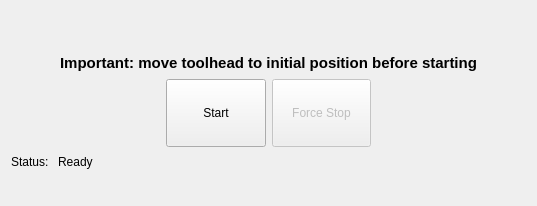
<?xml version="1.0" encoding="UTF-8"?>
<ui version="4.0">
 <class>PrintWidget</class>
 <widget class="QWidget" name="PrintWidget">
  <property name="geometry">
   <rect>
    <x>0</x>
    <y>0</y>
    <width>537</width>
    <height>206</height>
   </rect>
  </property>
  <property name="windowTitle">
   <string>Form</string>
  </property>
  <layout class="QGridLayout" name="gridLayout_2">
   <item row="0" column="2" colspan="2">
    <spacer name="verticalSpacer">
     <property name="orientation">
      <enum>Qt::Vertical</enum>
     </property>
     <property name="sizeHint" stdset="0">
      <size>
       <width>168</width>
       <height>35</height>
      </size>
     </property>
    </spacer>
   </item>
   <item row="1" column="0">
    <spacer name="horizontalSpacer_3">
     <property name="orientation">
      <enum>Qt::Horizontal</enum>
     </property>
     <property name="sizeHint" stdset="0">
      <size>
       <width>31</width>
       <height>20</height>
      </size>
     </property>
    </spacer>
   </item>
   <item row="1" column="1" colspan="4">
    <widget class="QLabel" name="label_move">
     <property name="font">
      <font>
       <pointsize>11</pointsize>
       <weight>75</weight>
       <bold>true</bold>
      </font>
     </property>
     <property name="text">
      <string>Important: move toolhead to initial position before starting</string>
     </property>
     <property name="alignment">
      <set>Qt::AlignCenter</set>
     </property>
    </widget>
   </item>
   <item row="1" column="5">
    <spacer name="horizontalSpacer_4">
     <property name="orientation">
      <enum>Qt::Horizontal</enum>
     </property>
     <property name="sizeHint" stdset="0">
      <size>
       <width>30</width>
       <height>20</height>
      </size>
     </property>
    </spacer>
   </item>
   <item row="2" column="0" colspan="2">
    <spacer name="horizontalSpacer">
     <property name="orientation">
      <enum>Qt::Horizontal</enum>
     </property>
     <property name="sizeHint" stdset="0">
      <size>
       <width>143</width>
       <height>68</height>
      </size>
     </property>
    </spacer>
   </item>
   <item row="2" column="2">
    <widget class="QPushButton" name="playButton">
     <property name="sizePolicy">
      <sizepolicy hsizetype="Minimum" vsizetype="Expanding">
       <horstretch>0</horstretch>
       <verstretch>0</verstretch>
      </sizepolicy>
     </property>
     <property name="text">
      <string>Start</string>
     </property>
    </widget>
   </item>
   <item row="2" column="3">
    <widget class="QPushButton" name="stopButton">
     <property name="enabled">
      <bool>false</bool>
     </property>
     <property name="sizePolicy">
      <sizepolicy hsizetype="Minimum" vsizetype="Expanding">
       <horstretch>0</horstretch>
       <verstretch>0</verstretch>
      </sizepolicy>
     </property>
     <property name="text">
      <string>Force Stop</string>
     </property>
    </widget>
   </item>
   <item row="2" column="4" colspan="2">
    <spacer name="horizontalSpacer_2">
     <property name="orientation">
      <enum>Qt::Horizontal</enum>
     </property>
     <property name="sizeHint" stdset="0">
      <size>
       <width>141</width>
       <height>68</height>
      </size>
     </property>
    </spacer>
   </item>
   <item row="3" column="0" colspan="6">
    <layout class="QGridLayout" name="gridLayout">
     <item row="0" column="0" colspan="2">
      <widget class="QLabel" name="label">
       <property name="sizePolicy">
        <sizepolicy hsizetype="Fixed" vsizetype="Fixed">
         <horstretch>0</horstretch>
         <verstretch>0</verstretch>
        </sizepolicy>
       </property>
       <property name="text">
        <string>Status:</string>
       </property>
      </widget>
     </item>
     <item row="0" column="2">
      <widget class="QLabel" name="label_info">
       <property name="sizePolicy">
        <sizepolicy hsizetype="Expanding" vsizetype="Expanding">
         <horstretch>0</horstretch>
         <verstretch>0</verstretch>
        </sizepolicy>
       </property>
       <property name="text">
        <string>Ready</string>
       </property>
      </widget>
     </item>
     <item row="1" column="2">
      <widget class="QLabel" name="label_progress">
       <property name="sizePolicy">
        <sizepolicy hsizetype="Expanding" vsizetype="Expanding">
         <horstretch>0</horstretch>
         <verstretch>0</verstretch>
        </sizepolicy>
       </property>
       <property name="text">
        <string/>
       </property>
      </widget>
     </item>
     <item row="1" column="0">
      <spacer name="horizontalSpacer_5">
       <property name="sizePolicy">
        <sizepolicy hsizetype="Minimum" vsizetype="Minimum">
         <horstretch>0</horstretch>
         <verstretch>0</verstretch>
        </sizepolicy>
       </property>
       <property name="orientation">
        <enum>Qt::Horizontal</enum>
       </property>
       <property name="sizeType">
        <enum>QSizePolicy::Minimum</enum>
       </property>
       <property name="sizeHint" stdset="0">
        <size>
         <width>35</width>
         <height>17</height>
        </size>
       </property>
      </spacer>
     </item>
    </layout>
   </item>
  </layout>
 </widget>
 <resources/>
 <connections/>
</ui>
